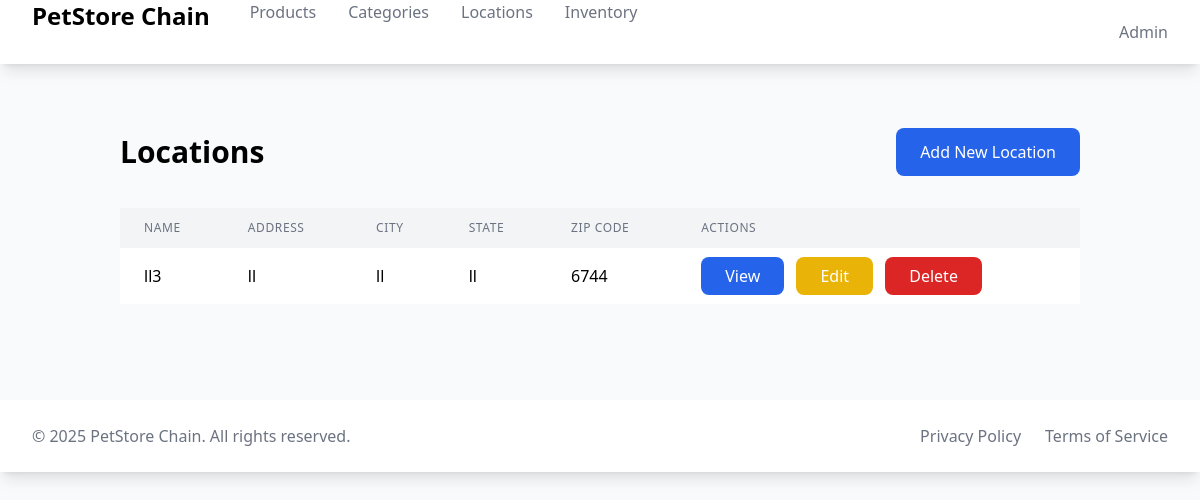
Page /locations/ on the earlier database version.
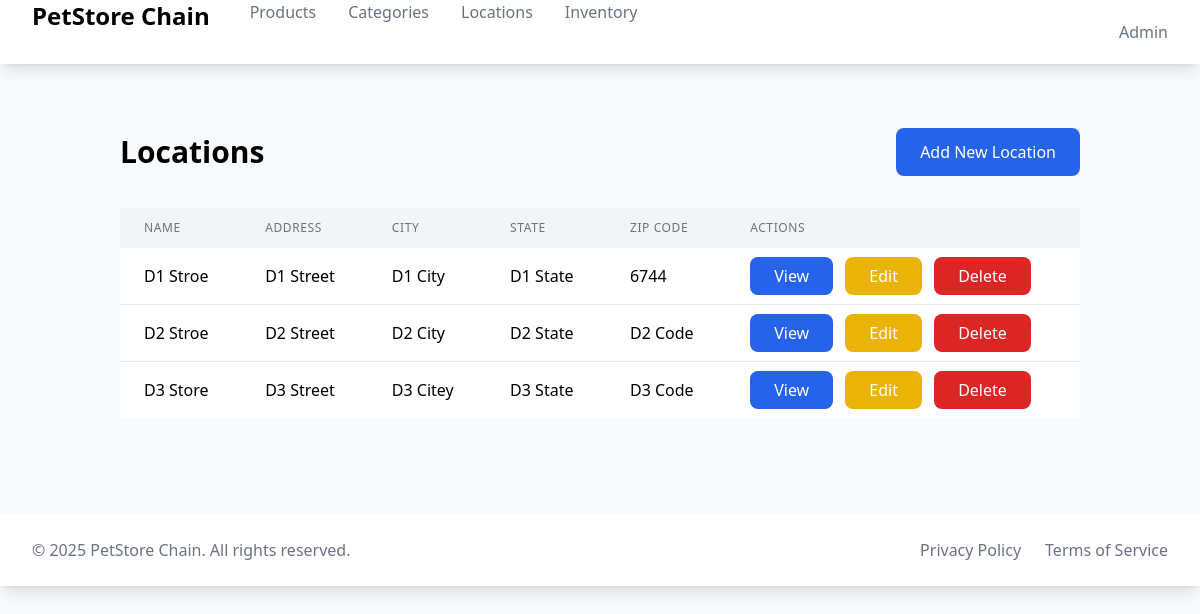
Same page on the later database version.
### locations/models.py (models this page shows, shortened)
class Location(models.Model):
    name = models.CharField(max_length=100)
    address = models.CharField(max_length=255)
    city = models.CharField(max_length=100)
    state = models.CharField(max_length=50)
    zip_code = models.CharField(max_length=10)
    class Meta:
        ordering = ['name']

### locations/views.py (the view)
# urls.py: path('', views.LocationListView.as_view(), name='list'),
class LocationListView(ListView):
    model = Location
    template_name = 'locations/location_list.html'
    context_object_name = 'locations'

### locations/templates/locations/location_list.html
{% extends "base.html" %}
{% block content %}
<div class="container mx-auto px-4 py-8">
    <div class="flex justify-between items-center mb-8">
        <h1 class="text-3xl font-bold">Locations</h1>
        <a href="{% url 'locations:create' %}" class="bg-blue-600 text-white px-6 py-3 rounded-lg hover:bg-blue-700">
            Add New Location
        </a>
    </div>
    <div class="overflow-x-auto">
        <table class="min-w-full bg-white">
            <thead class="bg-gray-100">
                <tr>
                    <th class="px-6 py-3 text-left text-xs font-medium text-gray-500 uppercase tracking-wider">Name</th>
                    <th class="px-6 py-3 text-left text-xs font-medium text-gray-500 uppercase tracking-wider">Address</th>
                    <th class="px-6 py-3 text-left text-xs font-medium text-gray-500 uppercase tracking-wider">City</th>
                    <th class="px-6 py-3 text-left text-xs font-medium text-gray-500 uppercase tracking-wider">State</th>
                    <th class="px-6 py-3 text-left text-xs font-medium text-gray-500 uppercase tracking-wider">Zip Code</th>
                    <th class="px-6 py-3 text-left text-xs font-medium text-gray-500 uppercase tracking-wider">Actions</th>
                </tr>
            </thead>
            <tbody class="divide-y divide-gray-200">
                {% for location in object_list %}
                <tr>
                    <td class="px-6 py-4">{{ location.name }}</td>
                    <td class="px-6 py-4">{{ location.address }}</td>
                    <td class="px-6 py-4">{{ location.city }}</td>
                    <td class="px-6 py-4">{{ location.state }}</td>
                    <td class="px-6 py-4">{{ location.zip_code }}</td>
                    <td class="px-6 py-4 space-x-2">
                        <a href="{% url 'locations:detail' location.pk %}" class="bg-blue-600 text-white px-6 py-2 rounded-lg hover:bg-blue-700">View</a>
                        <a href="{% url 'locations:update' location.pk %}" class="bg-yellow-500 text-white px-6 py-2 rounded-lg hover:bg-yellow-600">Edit</a>
                        <a href="{% url 'locations:delete' location.pk %}" class="bg-red-600 text-white px-6 py-2 rounded-lg hover:bg-red-700">Delete</a>
                    </td>
                </tr>
                {% empty %}
                <tr>
                    <td colspan="6" class="px-6 py-4 text-center text-gray-500">No locations found</td>
                </tr>
                {% endfor %}
            </tbody>
        </table>
    </div>
</div>
{% endblock %}

Differences in the rows shown:
changed Location: name "ll3" → "D1 Stroe"; address "ll" → "D1 Street"; city "ll" → "D1 City"; state "ll" → "D1 State"
added Location: name "D2 Stroe", address "D2 Street", city "D2 City", state "D2 State", zip_code "D2 Code"
added Location: name "D3 Store", address "D3 Street", city "D3 Citey", state "D3 State", zip_code "D3 Code"
